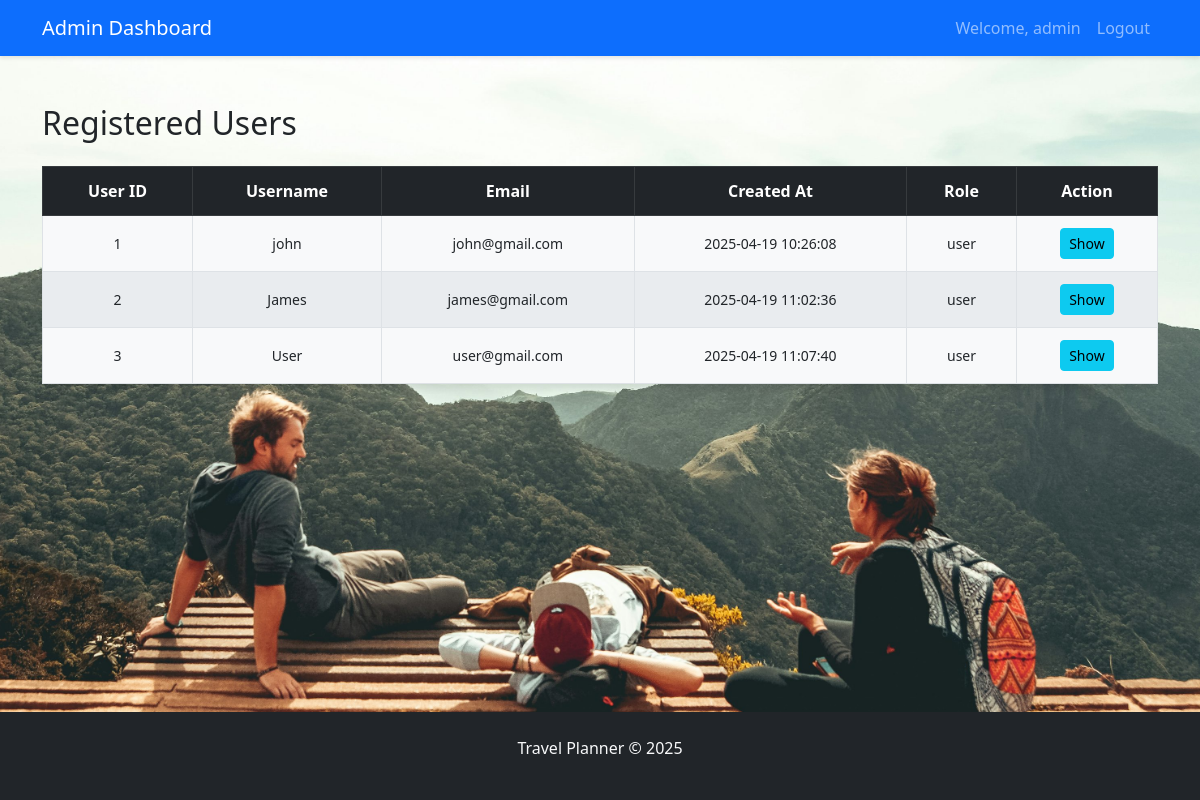
Page /pages/admin_dashboard.php (signed in) on the committed database.
### tables this page shows
CREATE TABLE `users` (
  `user_id` int(11) NOT NULL,
  `username` varchar(50) NOT NULL,
  `email` varchar(100) NOT NULL,
  `password` varchar(255) NOT NULL,
  `created_at` timestamp NULL DEFAULT current_timestamp(),
  `role` varchar(20) NOT NULL DEFAULT 'user'
);

### pages/admin_dashboard.php (the view, shortened to what this page needs)
<?php
require_once "../db/connect.php";
try {
    $stmt = $conn->prepare("SELECT user_id, username, email, created_at, role FROM users WHERE LOWER(role) != 'admin'");
    $stmt->execute();
    $users = $stmt->fetchAll();
} catch (PDOException $e) {
    die("Error fetching users: " . $e->getMessage());
}
?>
<!DOCTYPE html>
<html lang="en">
<head>
    <link rel="stylesheet" href="https://cdn.jsdelivr.net/npm/bootstrap@5.2.3/dist/css/bootstrap.min.css">
    <link rel="stylesheet" href="../css/style.css">
</head>
<body>
<nav class="navbar navbar-expand-lg navbar-dark bg-primary">
    <div class="container">
        <a class="navbar-brand" href="#">Admin Dashboard</a>
        <div class="collapse navbar-collapse">
            <ul class="navbar-nav ms-auto">
                <li class="nav-item">
                    <span class="nav-link">Welcome, <?php echo htmlspecialchars($_SESSION['username']); ?></span>
                </li>
                <li class="nav-item">
                    <a class="nav-link" href="../logout.php">Logout</a>
                </li>
            </ul>
        </div>
    </div>
</nav>
<div class="container mt-5">
    <h2 class="mb-4">Registered Users</h2>
    <?php if (count($users) > 0): ?>
        <div class="table-responsive">
            <table class="table table-bordered table-hover">
                <thead class="table-dark">
                    <tr>
                        <th>User ID</th>
                        <th>Username</th>
                        <th>Email</th>
                        <th>Created At</th>
                        <th>Role</th>
                        <th>Action</th>
                    </tr>
                </thead>
                <tbody>
                    <?php foreach ($users as $user): ?>
                        <tr>
                            <td><?php echo htmlspecialchars($user['user_id']); ?></td>
                            <td><?php echo htmlspecialchars($user['username']); ?></td>
                            <td><?php echo htmlspecialchars($user['email']); ?></td>
                            <td><?php echo htmlspecialchars($user['created_at']); ?></td>
                            <td><?php echo htmlspecialchars($user['role']); ?></td>
                            <td>
                                <a href="view_user.php?user_id=<?php echo urlencode($user['user_id']); ?>" class="btn btn-sm btn-info">Show</a>
                            </td>
                        </tr>
                    <?php endforeach; ?>
                </tbody>
            </table>
        </div>
    <?php else: ?>
        <div class="alert alert-info">No users found.</div>
    <?php endif; ?>
</div>
<footer class="bg-dark text-light py-4 mt-auto">
        <div class="container text-center">
            <p>Travel Planner &copy; 2025</p>
        </div>
    </footer>
</body>
</html>

### css/style.css (style rules this page uses)
body { font-family: 'Segoe UI', Tahoma, Geneva, Verdana, sans-serif; background-color: #cefff1; }
.navbar { box-shadow: 0 2px 4px rgba(0, 0, 0, 0.1); }

### pages/admin_dashboard.php (style rules this page uses)
html, body { height: 100%; background-image: url('../images/adminbg.jpg'); background-size: cover; background-position: center; background-attachment: fixed; }
body { display: flex; flex-direction: column; }
footer { position: relative; bottom: 0; width: 100%; }
.table-responsive { margin-top: 20px; }
.table { background-color: rgba(255, 255, 255, 0.8); border-radius: 8px; box-shadow: 0 4px 8px rgba(0, 0, 0, 0.1); }
.table th, .table td { vertical-align: middle; padding: 12px 15px; text-align: center; }
.table thead { background-color: #343a40; color: #fff; }
.table tbody tr:nth-child(odd) { background-color: #f8f9fa; }
.table tbody tr:nth-child(even) { background-color: #e9ecef; }
.table td { font-size: 14px; }

### rows in the picture
users: user_id "1", username "john", email "john@gmail.com", created_at "2025-04-19 10:26:08", role "user"
users: user_id "2", username "James", email "james@gmail.com", created_at "2025-04-19 11:02:36", role "user"
users: user_id "3", username "User", email "user@gmail.com", created_at "2025-04-19 11:07:40", role "user"

### other values in the picture
$_SESSION['username'] "admin"
